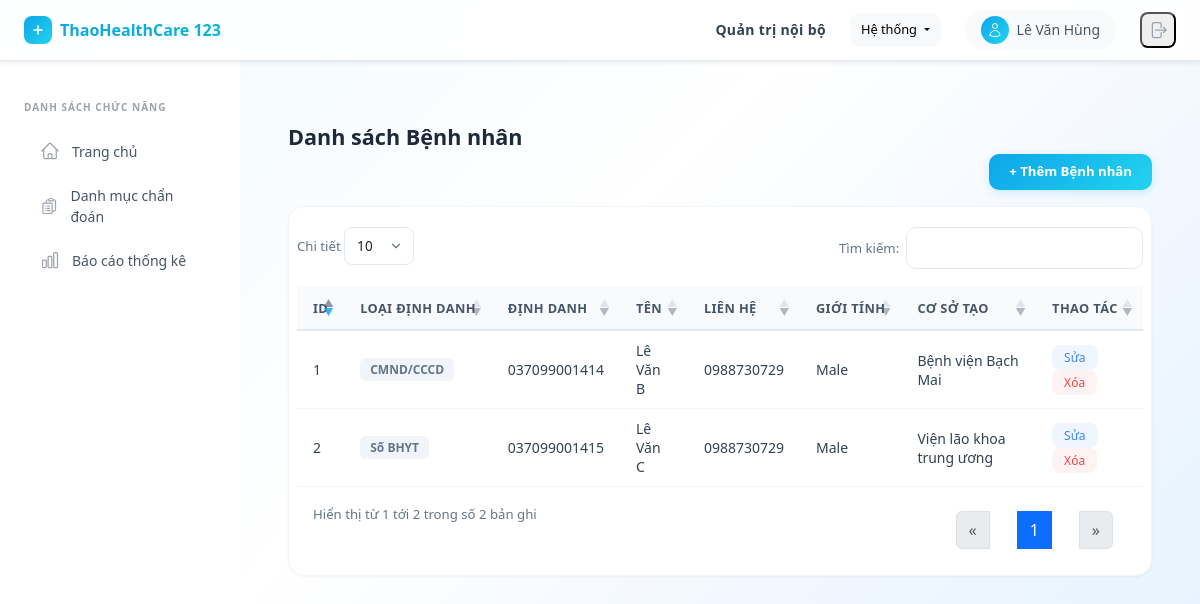
The app's page /patients/ (signed in) with its own data.
### api/models.py (models this page shows, shortened)
class User(AbstractUser):
    code = models.CharField(max_length=50, unique=True)
    facility = models.ForeignKey(MedicalFacility, on_delete=models.CASCADE, related_name="users", null=True, blank=True)
    name = models.CharField(max_length=255)
    role = models.ForeignKey(Role, on_delete=models.SET_NULL, null=True, blank=True, related_name='users')
    patient = models.OneToOneField('Patient', on_delete=models.SET_NULL, null=True, blank=True, related_name='user')
    created_at = models.DateTimeField(auto_now_add=True)
    updated_at = models.DateTimeField(auto_now=True)
    @property
    def role_code(self):
        return self.role.code if self.role else None
    def has_perm_code(self, perm_code):
        if self.role:
            return self.role.permissions.filter(code=perm_code).exists()
        return False

class Patient(models.Model):
    IDENTIFIER_CHOICES = [
        ('insurance', 'Số BHYT'),
        ('national_id', 'CMND/CCCD'),
        ('phone', 'Số điện thoại'),
    ]
    identifier_type = models.CharField(max_length=20, choices=IDENTIFIER_CHOICES)
    identifier = models.CharField(max_length=100, unique=True)
    name = models.CharField(max_length=255)
    contact_info = models.TextField(blank=True, null=True)
    gender = models.CharField(max_length=10, choices=[('male', 'Male'), ('female', 'Female'), ('other', 'Other')])
    created_by_facility = models.ForeignKey(MedicalFacility, on_delete=models.SET_NULL, null=True, related_name="patients")
    activity_history = models.JSONField(default=list, blank=True)

class MedicalFacility(models.Model):
    STATUS_CHOICES = [
        ('active', 'Đang hoạt động'),
        ('paused', 'Tạm dừng'),
        ('holiday', 'Nghỉ lễ'),
        ('maintenance', 'Bảo trì'),
        ('closed', 'Ngừng hoạt động'),
    ]
    code = models.CharField(max_length=50, unique=True)
    name = models.CharField(max_length=255)
    address = models.TextField()
    status = models.CharField(max_length=20, choices=STATUS_CHOICES, default='active')
    services = models.ManyToManyField(Service, blank=True, related_name='facilities')

### api/views.py (the view)
# urls.py: path('patients/', patient_list, name='patient_list'),
@permission_required('patient.view')
def patient_list(request):
    patients = Patient.objects.all()
    facilities = MedicalFacility.objects.all()
    return render(request, 'patient_list.html', {
        'patients': patients,
        'tab': 'patients',
        'facilities': facilities,
    })

### api/templates/patient_list.html (shortened to what this page needs)
{% extends "base.html" %}
{% load static %}
{% block content %}
<link rel="stylesheet" href="https://cdn.datatables.net/1.13.6/css/dataTables.bootstrap5.min.css">
<h3 class="page-title">Danh sách Bệnh nhân</h3>
<div class="table-toolbar">
    <button class="btn-add" onclick="openCreateForm()">+ Thêm Bệnh nhân</button>
</div>
<div class="table-card">
<table id="patientTable" class="table">
  <thead>
    <tr>
      <th>ID</th>
      <th>Loại định danh</th>
      <th>Định danh</th>
      <th>Tên</th>
      <th>Liên hệ</th>
      <th>Giới tính</th>
      <th>Cơ sở tạo</th>
      <th>Thao tác</th>
    </tr>
  </thead>
  <tbody>
    {% for p in patients %}
      <tr data-id="{{ p.id }}">
        <td><span style="font-weight:500;">{{ p.id }}</span></td>
        <td><span class="badge-role badge-role-default">{{ p.get_identifier_type_display }}</span></td>
        <td>{{ p.identifier }}</td>
        <td>{{ p.name }}</td>
        <td>{{ p.contact_info }}</td>
        <td>{{ p.get_gender_display }}</td>
        <td>{{ p.created_by_facility.name|default:"" }}</td>
        <td>
          <button class="btn-action btn-action-edit" onclick="openEditForm({{ p.id }})">Sửa</button>
          <button class="btn-action btn-action-delete" onclick="deletePatient({{ p.id }})">Xóa</button>
        </td>
      </tr>
    {% endfor %}
  </tbody>
</table>
</div>
{% endblock %}

### api/templates/base.html (shortened to what this page needs)
﻿<!DOCTYPE html>
<html lang="vi">
<head>
    <script src="https://cdn.tailwindcss.com"></script>
    <link rel="stylesheet" href="https://cdn.jsdelivr.net/npm/bootstrap@5.3.0/dist/css/bootstrap.min.css">
</head>
<body class="min-h-screen" style="margin:0; background: linear-gradient(135deg, #f0f9ff 0%, #ffffff 40%, #eff6ff 70%, #e0f2fe 100%); background-attachment: fixed;">
    <nav class="top-navbar fixed top-0 left-0 right-0 z-50 flex items-center justify-between px-6 py-2.5 shadow-sm">
        <div class="flex items-center gap-3">
            <a href="{% url 'dashboard' %}" class="flex items-center gap-2" style="text-decoration:none;">
                <div class="bg-gradient-to-br from-primary to-cyan-400 rounded-lg p-1.5">
                    <svg class="w-4 h-4 text-white" fill="none" viewBox="0 0 24 24" stroke="currentColor">
                        <path stroke-linecap="round" stroke-linejoin="round" stroke-width="2.5" d="M12 6v6m0 0v6m0-6h6m-6 0H6"/>
                    </svg>
                </div>
                <span class="text-base font-bold bg-gradient-to-r from-primary to-cyan-500 bg-clip-text" style="color:transparent; -webkit-background-clip:text;">ThaoHealthCare 123</span>
            </a>
        </div>
        <div class="flex items-center gap-4">
            <span class="hidden sm:block text-sm font-semibold text-slate-700 tracking-wide">Quản trị nội bộ</span>
            {% if user.is_authenticated %}
            <div class="dropdown">
                <button class="btn btn-light dropdown-toggle" type="button" data-bs-toggle="dropdown" aria-expanded="false" style="border-radius:10px; font-size:0.8rem; padding:6px 10px;">
                    Hệ thống
                </button>
            </div>
            {% endif %}
            <div class="flex items-center gap-2 bg-gray-50 rounded-full px-3 py-1.5">
                <div class="w-7 h-7 rounded-full bg-gradient-to-br from-primary to-cyan-400 flex items-center justify-center">
                    <svg class="w-4 h-4 text-white" fill="none" viewBox="0 0 24 24" stroke="currentColor">
                        <path stroke-linecap="round" stroke-linejoin="round" stroke-width="1.5" d="M15.75 6a3.75 3.75 0 11-7.5 0 3.75 3.75 0 017.5 0zM4.501 20.118a7.5 7.5 0 0114.998 0A17.933 17.933 0 0112 21.75c-2.676 0-5.216-.584-7.499-1.632z"/>
                    </svg>
                </div>
                <span class="text-sm font-medium text-gray-600">{{ user.name|default:user.username }}</span>
            </div>
            <form action="{% url 'logout' %}" method="post" class="m-0">
                <button type="submit" class="p-1.5 rounded-lg hover:bg-red-50 text-gray-400 hover:text-red-500 transition" title="Đăng xuất">
                    <svg class="w-5 h-5" fill="none" viewBox="0 0 24 24" stroke="currentColor">
                        <path stroke-linecap="round" stroke-linejoin="round" stroke-width="1.5" d="M15.75 9V5.25A2.25 2.25 0 0013.5 3h-6a2.25 2.25 0 00-2.25 2.25v13.5A2.25 2.25 0 007.5 21h6a2.25 2.25 0 002.25-2.25V15m3 0l3-3m0 0l-3-3m3 3H9"/>
                    </svg>
                </button>
            </form>
        </div>
    </nav>
    <aside id="sidebar" class="sidebar fixed top-[52px] left-0 bottom-0 w-60 bg-white border-r border-gray-100 z-40 transform -translate-x-full lg:translate-x-0 transition-transform duration-200 overflow-y-auto">
        <div class="px-4 pt-5 pb-3">
            <p class="text-[10px] font-semibold text-gray-400 uppercase tracking-widest mb-3">Danh sách chức năng</p>
            <nav class="flex flex-col gap-1">
                {% if user.is_authenticated and user.role_code == "doctor" %}
                <a href="{% url 'dashboard' %}" class="nav-item-link {% if tab == 'home' %}active{% endif %}">
                    Trang chủ
                </a>
                <a href="{% url 'diagnosis_list' %}" class="nav-item-link {% if tab == 'diagnosis' %}active{% endif %}">
                    Danh mục chẩn đoán
                </a>
                <a href="{% url 'diagnosis_report' %}" class="nav-item-link {% if tab == 'diagnosis_report' %}active{% endif %}">
                    Báo cáo thống kê
                </a>
                {% endif %}
            </nav>
        </div>
    </aside>
    <main class="lg:ml-60 pt-[52px] min-h-screen">
        <div class="p-5">
            {% block content %}{% endblock %}
        </div>
    </main>
</body>
</html>

### api/templates/base.html (style rules this page uses)
.sidebar { font-family: system-ui, -apple-system, sans-serif; }
.sidebar * { box-sizing: border-box; }
.sidebar a, .sidebar button { text-decoration: none; }
.nav-item-link { display: flex; align-items: center; gap: 0.75rem; padding: 0.6rem 1rem; border-radius: 0.75rem; color: #475569; font-size: 0.875rem; font-weight: 500; transition: all 0.15s; }
.top-navbar { background: rgba(255,255,255,0.85); backdrop-filter: blur(12px); border-bottom: 1px solid #e2e8f0; }
.table-card { background: #fff; border-radius: 16px; box-shadow: 0 1px 3px rgba(0,0,0,0.04), 0 1px 2px rgba(0,0,0,0.02); border: 1px solid #f1f5f9; overflow: hidden; padding: 8px; }
.table-card .table { margin-bottom: 0; }
.table-card thead th, table.dataTable thead th { background: #f8fafc !important; border-bottom: 2px solid #e2e8f0 !important; color: #475569 !important; font-weight: 600 !important; font-size: 0.8rem !important; text-transform: uppercase; letter-spacing: 0.03em; padding: 12px 16px !important; white-space: nowrap; }
.table-card tbody td, table.dataTable tbody td { padding: 10px 16px !important; font-size: 0.875rem; color: #334155; border-bottom: 1px solid #f1f5f9 !important; vertical-align: middle; }
table.dataTable thead .sorting::after, table.dataTable thead .sorting_asc::after, table.dataTable thead .sorting_desc::after { opacity: 0.4 !important; }
table.dataTable thead .sorting_asc::after, table.dataTable thead .sorting_desc::after { opacity: 0.8 !important; color: #0ea5e9 !important; }
.btn-action { padding: 4px 12px; font-size: 0.75rem; font-weight: 500; border-radius: 8px; border: none; cursor: pointer; transition: all 0.15s; }
.btn-action-edit { background: #eff6ff; color: #3b82f6; }
.btn-action-delete { background: #fef2f2; color: #ef4444; }
.page-title { font-size: 1.35rem; font-weight: 700; color: #1e293b; margin-bottom: 0.25rem; }
.table-toolbar { display: flex; align-items: center; justify-content: space-between; flex-wrap: wrap; gap: 10px; margin-bottom: 16px; }
.btn-add { background: linear-gradient(135deg, #0ea5e9, #22d3ee); color: #fff; font-size: 0.825rem; font-weight: 600; padding: 8px 20px; border-radius: 10px; border: none; cursor: pointer; box-shadow: 0 2px 8px rgba(14,165,233,0.2); transition: all 0.15s; }
.badge-role { display: inline-block; padding: 3px 10px; border-radius: 6px; font-size: 0.75rem; font-weight: 600; }
.badge-role-default { background: #f1f5f9; color: #64748b; }

### records on screen
User: name "Lê Văn Hùng"
Patient: id "1", identifier_type "CMND/CCCD", identifier "037099001414", name "Lê Văn B", contact_info "0988730729", gender "Male", created_by_facility.name "Bệnh viện Bạch Mai"
Patient: id "2", identifier_type "Số BHYT", identifier "037099001415", name "Lê Văn C", contact_info "0988730729", gender "Male", created_by_facility.name "Viện lão khoa trung ương"
